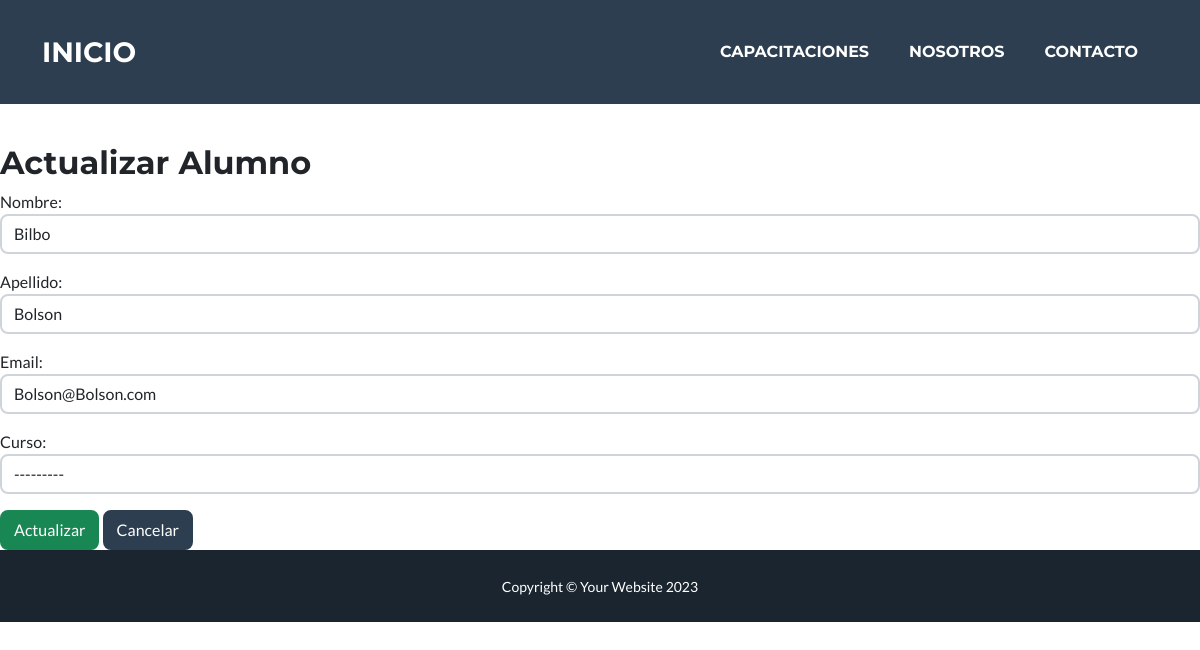
Screenshot of /alumnos/1/editar/ with the database file from the repository.
### alumnos/models.py (models this page shows, shortened)
class Alumnos(models.Model):
    nombre = models.CharField(max_length=100)
    apellido = models.CharField(max_length=100)
    email = models.EmailField(unique=True)
    curso = models.ForeignKey(Cursos, on_delete=models.SET_NULL, null=True, blank=True, related_name='alumnos')

### cursos/models.py (models this page shows)
class Cursos(models.Model):
    nombre = models.CharField(max_length=200, unique=False)
    comision = models.CharField(max_length=200, blank=True, null=True)
    descripcion = models.TextField(blank=True, null=True)
    fecha_inicio = models.DateField()
    fecha_fin = models.DateField()
    activo = models.BooleanField(default=True)
    def __str__(self):
        return self.nombre

### alumnos/views.py (the view)
# urls.py: path('<int:pk>/editar/', AlumnosUpdate.as_view(), name='alumnos_editar'),
class AlumnosUpdate(UpdateView):
    model = Alumnos
    form_class = AlumnosForm
    template_name = 'alumnos/alumnos-actualizar.html'
    success_url = reverse_lazy('alumnos_lista')

### alumnos/forms.py
class AlumnosForm(forms.ModelForm):
    class Meta:
        model = Alumnos
        fields = ['nombre', 'apellido', 'email', 'curso']
        widgets = {
            'nombre': forms.TextInput(attrs={'class': 'form-control', 'placeholder': 'Nombre'}),
            'apellido': forms.TextInput(attrs={'class': 'form-control', 'placeholder': 'Apellido'}),
            'email': forms.EmailInput(attrs={'class': 'form-control', 'placeholder': 'Correo electrónico'}),
            'curso': forms.Select(attrs={'class': 'form-control'}),
        }

### alumnos/templates/alumnos/alumnos-actualizar.html (shortened to what this page needs)
{% extends 'base.html' %}
{% block content %}
<h2>Actualizar Alumno</h2>
<form method="post">
    {{ form.as_p }}
    <button type="submit" class="btn btn-success">Actualizar</button>
    <a href="{% url 'alumnos_lista' %}" class="btn btn-secondary">Cancelar</a>
</form>
{% endblock %}

### rows the page displays
Alumnos: nombre "Bilbo", apellido "Bolson", email "Bolson@Bolson.com", curso "---------"
